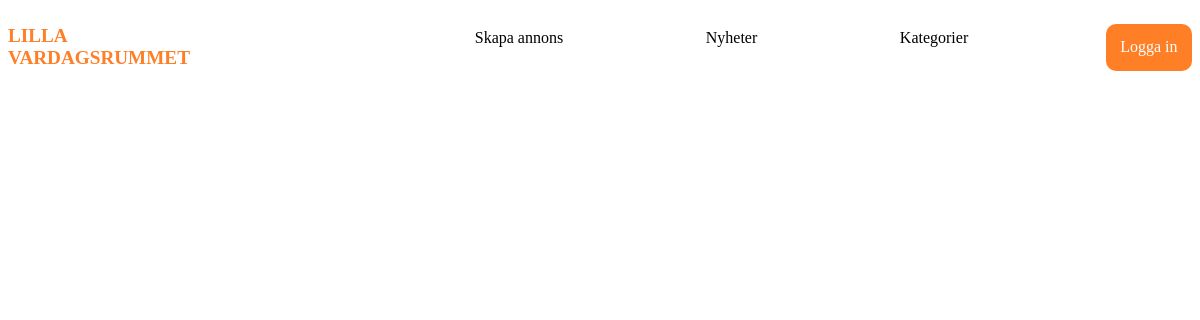
The app's page /categories/showcategory.php?category_id=1, older data.
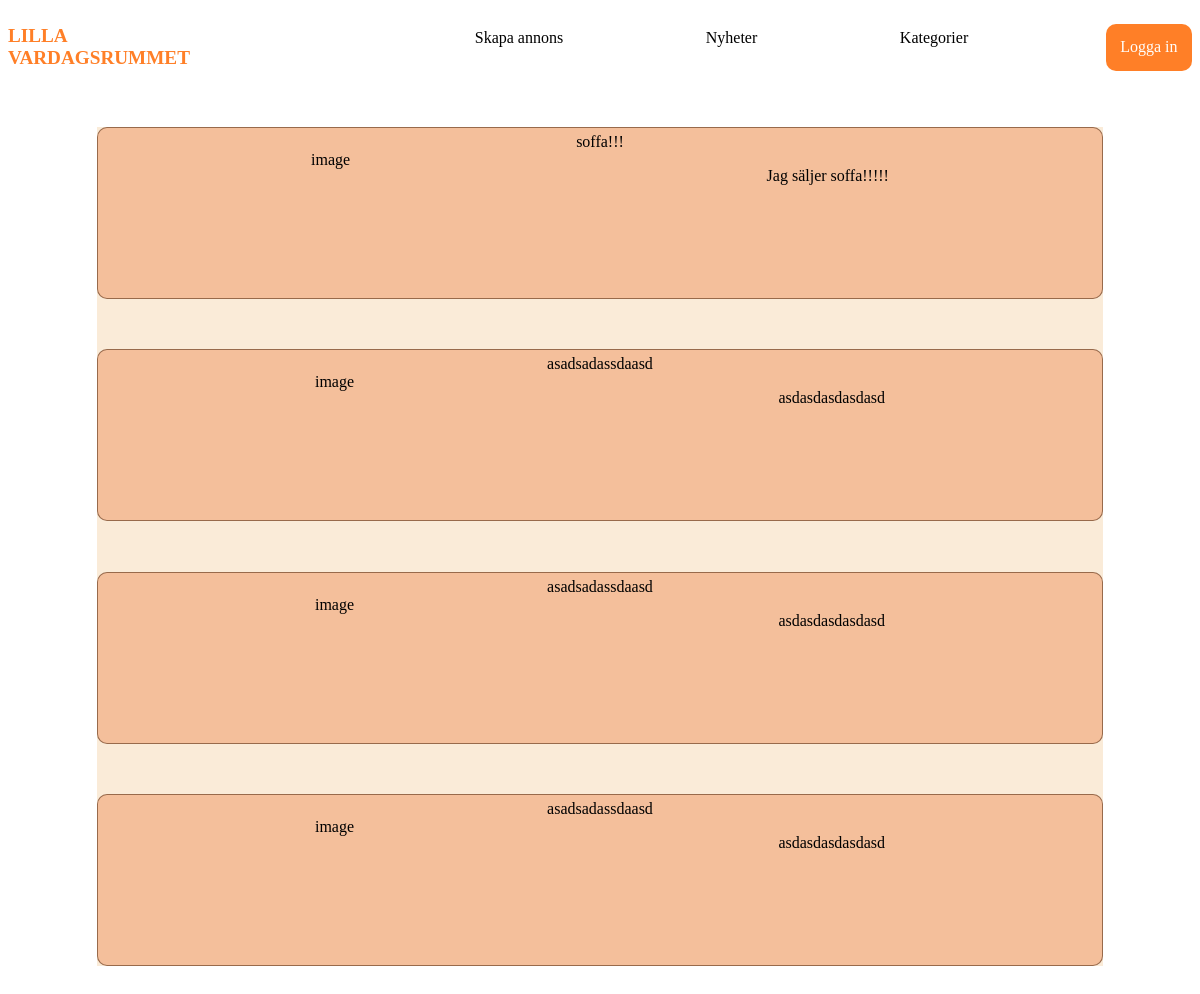
The same page, newer data.
### tables this page shows
CREATE TABLE "ad" (
	"category_id"	TEXT NOT NULL,
	"title"	TEXT NOT NULL,
	"ad_id"	INTEGER UNIQUE,
	"description"	TEXT,
	"price"	INTEGER,
	"location_id"	INTEGER NOT NULL,
	"upload_date"	TEXT NOT NULL,
	"user_id"	INTEGER,
	"img_url"	TEXT,
	FOREIGN KEY("user_id") REFERENCES "user"("user_id"),
	FOREIGN KEY("category_id") REFERENCES "category"("category_id"),
	FOREIGN KEY("location_id") REFERENCES "location"("location_id"),
	PRIMARY KEY("ad_id" AUTOINCREMENT)
);

### categories/showcategory.php (the view, shortened to what this page needs)
<div?php session_start(); ?>
      <!DOCTYPE html>
      <html lang="en">
      <head>
            <link rel="stylesheet" href="../style.css">
      </head>
      <body>
            <div class="header">
                  <a href="../index.php">
                        <div id="logotext">
                              <h2>LILLA <br>VARDAGSRUMMET</h2>
                        </div>
                  </a>
                  <ul id="header-menu">
                        <li class="menu-item">
                              <a href="../createad.php">Skapa annons</a>
                        </li>
                        <li class="menu-item">
                              <a href="../news.php">Nyheter</a>
                        </li>
                        <li class="menu-item">Kategorier
                        </li>
                        <li class="menu-item" id="loginbutton">
                              <a href="../login.php">Logga in</a>
                        </li>
                  </ul>
            </div>
            <div class="main">
                  <?php
                  $category_id = $_GET['category_id'];
                  $db = new SQLite3("../db/database.db");
                  $stmt = $db->prepare('SELECT *
                                          FROM ad
                                          JOIN category ON ad.category_id = category.category_id
                                          WHERE category.category_id = :category_id');
                  $stmt->bindValue(':category_id', $category_id, SQLITE3_INTEGER);
                  $result = $stmt->execute();
                  while ($row = $result->fetchArray()) {
                        echo '<div class="feed-box">'
                        . '<div class="title-container">'
                             . $row['title']
                        . '</div> '
                        . '<div class="img-and-description-container">'
                              . '<div class="img-container">image</div>'
                              . '<p class="description">' . $row['description'] . '</p>'
                        . '</div><br>
                        </div>';
                  }
                  ?>
            </div>
      </body>
      </html>

Row changes from the older to the newer data that the page shows:
added ad: title "soffa!!!", description "Jag säljer soffa!!!!!"
added ad: title "asadsadassdaasd", description "asdasdasdasdasd"
added ad: title "asadsadassdaasd", description "asdasdasdasdasd"
added ad: title "asadsadassdaasd", description "asdasdasdasdasd"
